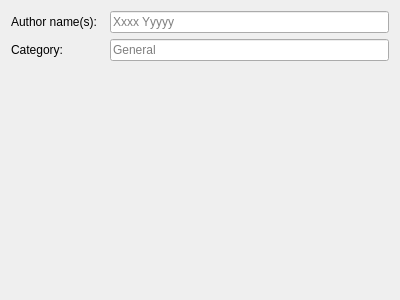
<?xml version="1.0" encoding="UTF-8"?>
<ui version="4.0">
 <class>Misc</class>
 <widget class="QWidget" name="Misc">
  <property name="geometry">
   <rect>
    <x>0</x>
    <y>0</y>
    <width>400</width>
    <height>300</height>
   </rect>
  </property>
  <property name="windowTitle">
   <string>Form</string>
  </property>
  <layout class="QFormLayout" name="formLayout">
   <item row="0" column="0">
    <widget class="QLabel" name="label">
     <property name="text">
      <string>Author name(s):  </string>
     </property>
     <property name="buddy">
      <cstring>authorNameLineEdit</cstring>
     </property>
    </widget>
   </item>
   <item row="0" column="1">
    <widget class="QLineEdit" name="authorNameLineEdit">
     <property name="placeholderText">
      <string>Xxxx Yyyyy</string>
     </property>
    </widget>
   </item>
   <item row="1" column="0">
    <widget class="QLabel" name="label_2">
     <property name="text">
      <string>Category:  </string>
     </property>
     <property name="buddy">
      <cstring>categoryLineEdit</cstring>
     </property>
    </widget>
   </item>
   <item row="1" column="1">
    <widget class="QLineEdit" name="categoryLineEdit">
     <property name="placeholderText">
      <string>General</string>
     </property>
    </widget>
   </item>
  </layout>
 </widget>
 <resources/>
 <connections/>
</ui>
